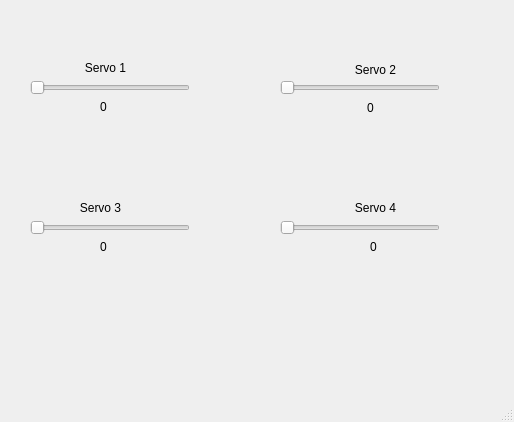
<?xml version="1.0" encoding="UTF-8"?>
<ui version="4.0">
 <class>MainWindow</class>
 <widget class="QMainWindow" name="MainWindow">
  <property name="geometry">
   <rect>
    <x>0</x>
    <y>0</y>
    <width>514</width>
    <height>422</height>
   </rect>
  </property>
  <property name="windowTitle">
   <string>MainWindow</string>
  </property>
  <widget class="QWidget" name="centralwidget">
   <widget class="QSlider" name="pot1">
    <property name="geometry">
     <rect>
      <x>30</x>
      <y>80</y>
      <width>160</width>
      <height>16</height>
     </rect>
    </property>
    <property name="maximum">
     <number>255</number>
    </property>
    <property name="orientation">
     <enum>Qt::Horizontal</enum>
    </property>
   </widget>
   <widget class="QSlider" name="pot2">
    <property name="geometry">
     <rect>
      <x>280</x>
      <y>80</y>
      <width>160</width>
      <height>16</height>
     </rect>
    </property>
    <property name="maximum">
     <number>255</number>
    </property>
    <property name="orientation">
     <enum>Qt::Horizontal</enum>
    </property>
   </widget>
   <widget class="QSlider" name="pot3">
    <property name="geometry">
     <rect>
      <x>30</x>
      <y>220</y>
      <width>160</width>
      <height>16</height>
     </rect>
    </property>
    <property name="maximum">
     <number>255</number>
    </property>
    <property name="orientation">
     <enum>Qt::Horizontal</enum>
    </property>
   </widget>
   <widget class="QSlider" name="pot4">
    <property name="geometry">
     <rect>
      <x>280</x>
      <y>220</y>
      <width>160</width>
      <height>16</height>
     </rect>
    </property>
    <property name="maximum">
     <number>255</number>
    </property>
    <property name="orientation">
     <enum>Qt::Horizontal</enum>
    </property>
   </widget>
   <widget class="QLabel" name="label1">
    <property name="geometry">
     <rect>
      <x>80</x>
      <y>100</y>
      <width>47</width>
      <height>14</height>
     </rect>
    </property>
    <property name="text">
     <string>0</string>
    </property>
    <property name="alignment">
     <set>Qt::AlignCenter</set>
    </property>
   </widget>
   <widget class="QLabel" name="label2">
    <property name="geometry">
     <rect>
      <x>350</x>
      <y>100</y>
      <width>41</width>
      <height>16</height>
     </rect>
    </property>
    <property name="text">
     <string>0</string>
    </property>
    <property name="alignment">
     <set>Qt::AlignCenter</set>
    </property>
   </widget>
   <widget class="QLabel" name="label3">
    <property name="geometry">
     <rect>
      <x>80</x>
      <y>240</y>
      <width>47</width>
      <height>14</height>
     </rect>
    </property>
    <property name="text">
     <string>0</string>
    </property>
    <property name="alignment">
     <set>Qt::AlignCenter</set>
    </property>
   </widget>
   <widget class="QLabel" name="label4">
    <property name="geometry">
     <rect>
      <x>350</x>
      <y>240</y>
      <width>47</width>
      <height>14</height>
     </rect>
    </property>
    <property name="text">
     <string>0</string>
    </property>
    <property name="alignment">
     <set>Qt::AlignCenter</set>
    </property>
   </widget>
   <widget class="QLabel" name="label_5">
    <property name="geometry">
     <rect>
      <x>70</x>
      <y>60</y>
      <width>71</width>
      <height>16</height>
     </rect>
    </property>
    <property name="text">
     <string>Servo 1</string>
    </property>
    <property name="alignment">
     <set>Qt::AlignCenter</set>
    </property>
   </widget>
   <widget class="QLabel" name="label_6">
    <property name="geometry">
     <rect>
      <x>340</x>
      <y>60</y>
      <width>71</width>
      <height>20</height>
     </rect>
    </property>
    <property name="text">
     <string>Servo 2</string>
    </property>
    <property name="alignment">
     <set>Qt::AlignCenter</set>
    </property>
   </widget>
   <widget class="QLabel" name="label_7">
    <property name="geometry">
     <rect>
      <x>70</x>
      <y>200</y>
      <width>61</width>
      <height>16</height>
     </rect>
    </property>
    <property name="text">
     <string>Servo 3</string>
    </property>
    <property name="alignment">
     <set>Qt::AlignCenter</set>
    </property>
   </widget>
   <widget class="QLabel" name="label_8">
    <property name="geometry">
     <rect>
      <x>340</x>
      <y>200</y>
      <width>71</width>
      <height>16</height>
     </rect>
    </property>
    <property name="text">
     <string>Servo 4</string>
    </property>
    <property name="alignment">
     <set>Qt::AlignCenter</set>
    </property>
   </widget>
  </widget>
  <widget class="QStatusBar" name="statusbar"/>
 </widget>
 <resources/>
 <connections/>
</ui>
